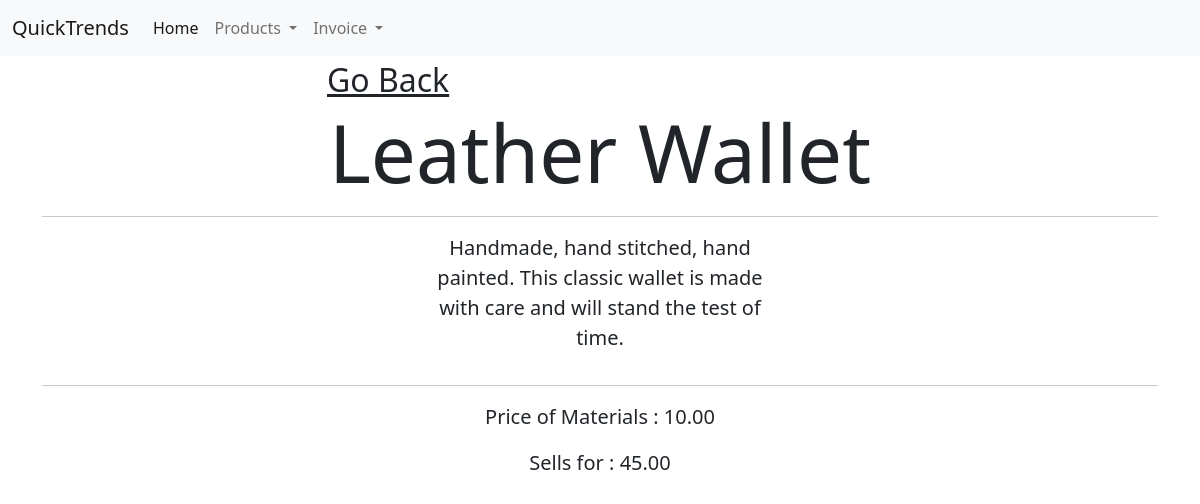
Page /products/1/ on the earlier database version.
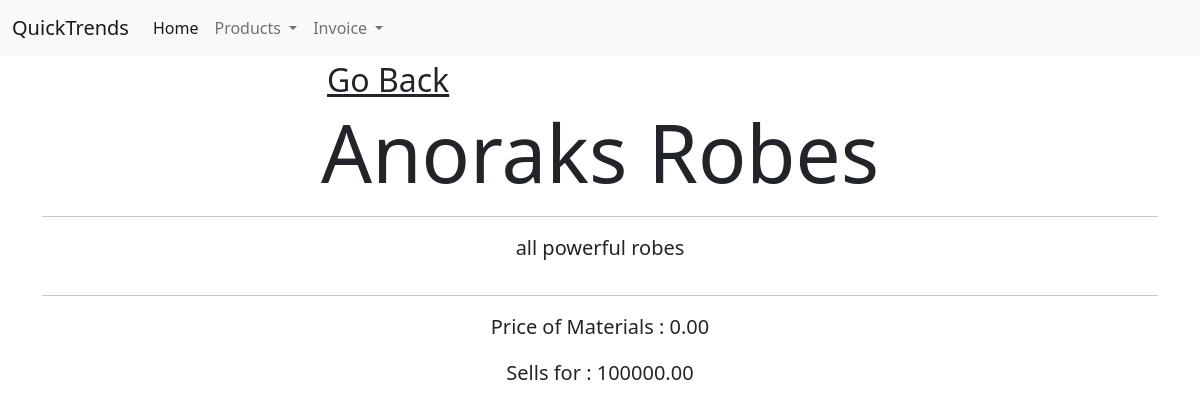
Same page on the later database version.
### Inventory/models.py (models this page shows, shortened)
class Product(models.Model):
    name = models.CharField(max_length=128)
    description = models.CharField(max_length=200)
    cost = models.DecimalField(decimal_places=2, max_digits=10, default=Decimal(0.00))
    sale_price = models.DecimalField(decimal_places=2, max_digits=10)
    stock = models.PositiveIntegerField(default=0)
    class Meta:
        verbose_name = 'Product'

### Inventory/views.py (the view)
# urls.py: path('<int:pk>/', DetailProduct.as_view(), name='productdetail'),
class DetailProduct(DetailView):
    model = Product
    template_name = 'Inventory/product-detail.html'
    def get(self, request, pk):
        obj = Product.objects.get(id=pk)
        ctx = {'product': obj}
        return render(request, self.template_name, ctx)

### Inventory/templates/Inventory/product-detail.html (shortened to what this page needs)
{% extends "base.html" %}
{% block body %}
    <div class="container">
        <div class="row justify-content-center">
            <div class="col-6">
                <a href="{% url 'inventory:productlist' %}" class="link-dark" style="font-size: 200%">Go Back</a>
            </div>
        </div>
        <div class="row justify-content-md-center text-center">
            <div class="col-md-12 align-items-center">
                <h1 class="display-1 font-weight-bold">{{ product.name }}</h1>
                <hr>
            </div>
        </div>
    <div class="row justify-content-center text-center">
        <div class="col-4">
            <p class="lead">{{ product.description }}</p>
        </div>
    </div>
    <div class="row justify-content-between text-center">
        <div class="col-12">
            <hr>
            <p class="lead font-weight-bold">Price of Materials : {{ product.cost }}</p>
            <p class="lead font-weight-bold">Sells for : {{ product.sale_price }}</p>
        </div>
    </div>
    </div>
{% endblock body %}

Differences in the rows shown:
changed Product: name "Leather Wallet" → "Anoraks Robes"; description "Handmade, hand stitched, hand painted. This classic wallet is made with care and will stand the test of time." → "all powerful robes"; cost "10.00" → "0.00"; sale_price "45.00" → "100000.00"
